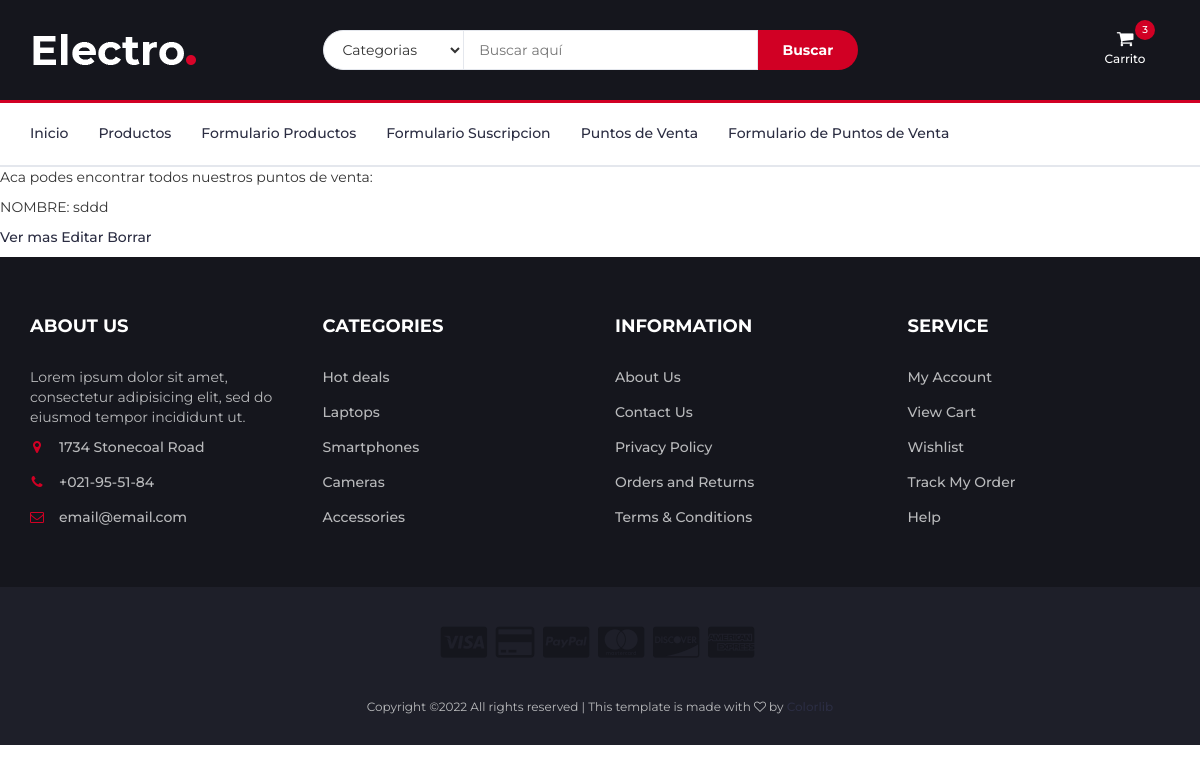
/puntosdeventa_list, run on an earlier commit of the app's database.
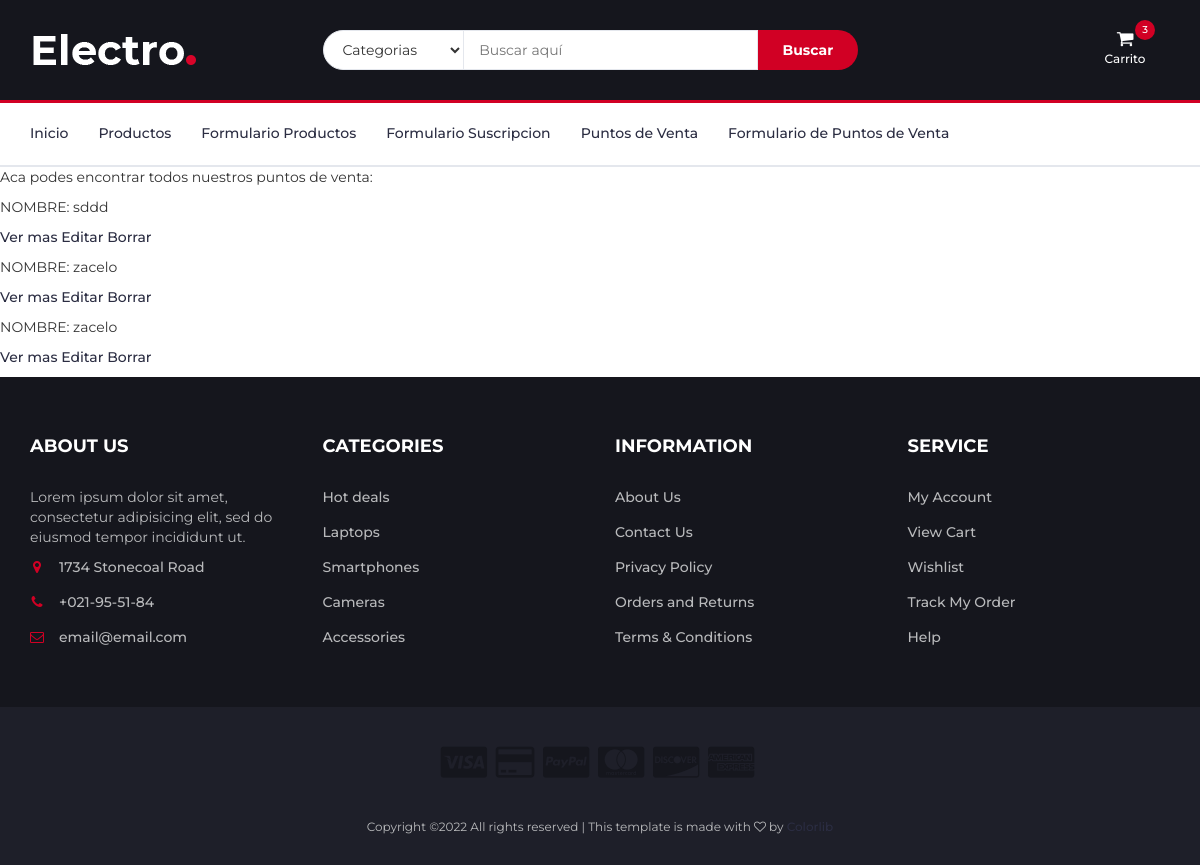
And on a later commit of the database.
### AppCoder/models.py (models this page shows, shortened)
class PuntoDeVenta(models.Model):
    nombre = models.CharField(max_length=50, default="", editable=False)
    mail = models.CharField(max_length=40)
    barrio = models.CharField(max_length=40)

### AppCoder/views.py (the view)
# urls.py: path('puntosdeventa_list', views.PuntosdeventaList.as_view(), name= "Puntosdeventa_List"),
class PuntosdeventaList(ListView):
    model = PuntoDeVenta
    template_name = 'AppCoder/puntosdeventa_list.html'

### AppCoder/templates/AppCoder/puntosdeventa_list.html
{% extends "AppCoder/padre.html" %}
{% load static%}
{% block contenido2%}
 <P> Aca podes encontrar todos nuestros puntos de venta: </P>
<ul>
    {% for puntosdeventa in object_list %}
    <li>
        <p>NOMBRE: {{ puntosdeventa.nombre }}</p>
        <p>
            <a href="{% url 'Detail' puntosdeventa.id %}"> Ver mas</a>
            <a href="{% url 'Edit' puntosdeventa.id %}"> Editar</a>
            <a href="{% url 'Delete' puntosdeventa.id %}"> Borrar</a>
        </p>
    </li>
    {% endfor %}
</ul>
{% endblock %}

What changed in the data, as far as the page shows it:
added PuntoDeVenta: nombre "zacelo"
added PuntoDeVenta: nombre "zacelo"
